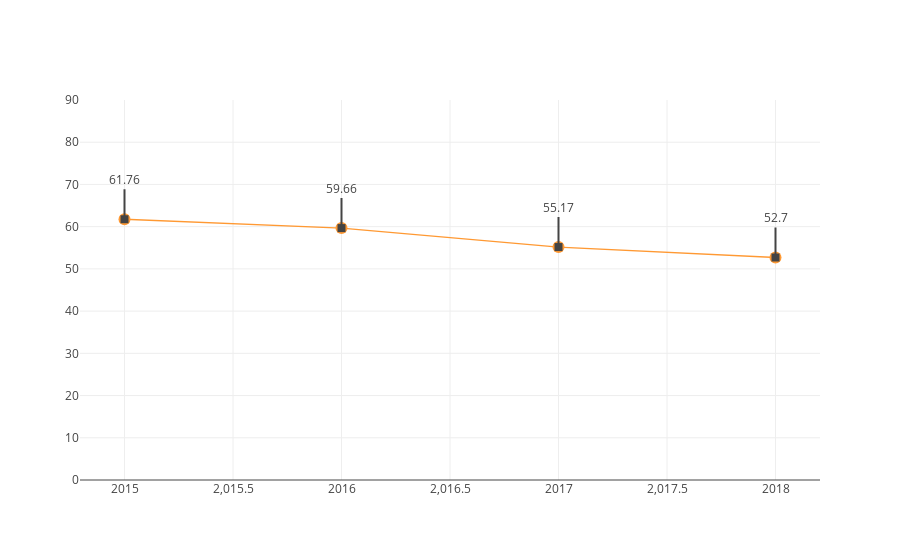

Notebook code cell kept with this figure:
### Code cell
autoCensoLine('IN_COMPUTADOR')

### Figure 1 — Plotly figure (JSON) as saved in the notebook; plotly's stock layout.template omitted (floating-point values rounded to 4 significant figures)
{"data": [{"line": {"color": "rgba(255, 153, 51, 1.0)", "dash": "solid", "shape": "linear", "width": 1.3}, "marker": {"size": 12, "symbol": "circle"}, "mode": "lines+markers", "name": "proporcao", "text": "", "type": "scatter", "uid": "fa7e96a7-5ce7-47fc-99e5-a5ea3aa4d548", "x": [2015, 2016, 2017, 2018], "y": [61.76, 59.66, 55.17, 52.7]}], "layout": {"annotations": [{"arrowhead": 7, "ax": 0, "ay": -40, "showarrow": true, "text": "61.76", "x": 2015, "xref": "x", "y": 61.76, "yref": "y"}, {"arrowhead": 7, "ax": 0, "ay": -40, "showarrow": true, "text": "59.66", "x": 2016, "xref": "x", "y": 59.66, "yref": "y"}, {"arrowhead": 7, "ax": 0, "ay": -40, "showarrow": true, "text": "55.17", "x": 2017, "xref": "x", "y": 55.17, "yref": "y"}, {"arrowhead": 7, "ax": 0, "ay": -40, "showarrow": true, "text": "52.7", "x": 2018, "xref": "x", "y": 52.7, "yref": "y"}], "showlegend": false, "yaxis": {"range": [0, 90]}}}
